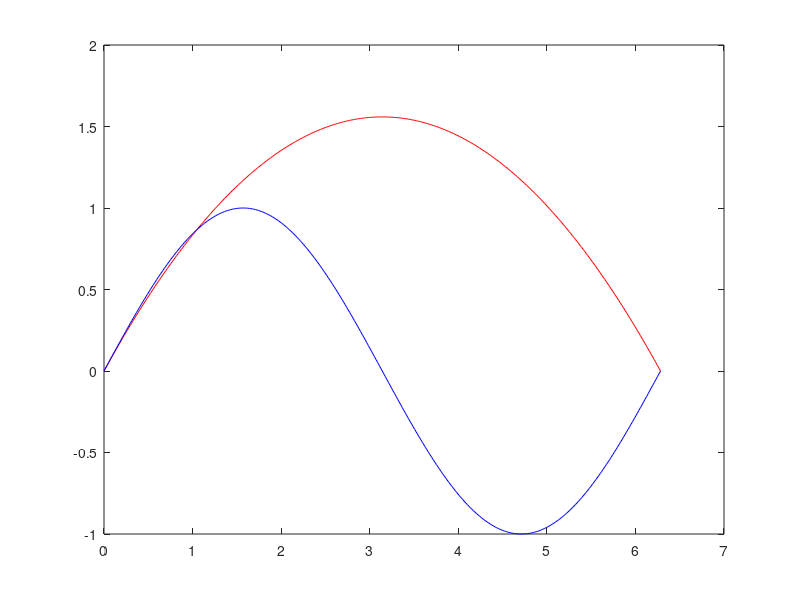

Source code (MATLAB):
y = @(x)sin(x);

arr3=[0 pi/3 2*pi];
arr3_360=[];

L0 = @(x) (x-arr3(2))/(arr3(1)-arr3(2)) * (x-arr3(3))/(arr3(1)-arr3(3));
L1 = @(x) (x-arr3(1))/(arr3(2)-arr3(1)) * (x-arr3(3))/(arr3(2)-arr3(3));
L2 = @(x) (x-arr3(1))/(arr3(3)-arr3(1)) * (x-arr3(2))/(arr3(3)-arr3(2));

f3 = @(x) (L0(x)*y(arr3(1))) + (L1(x)*y(arr3(2))) + (L2(x)*y(arr3(3)));

counter3=1;

for n3=0:pi/180: 2*pi
    arr3_360(counter3)=f3(n3);
    counter3=counter3+1;
end
    
a3 = 0 : pi/180 : 2*pi;
plot(a3,arr3_360,'r');


hold on;
x_r = 0 : pi/180 : 2*pi;
y_r = sin(x_r);
plot(x_r,y_r,'b');